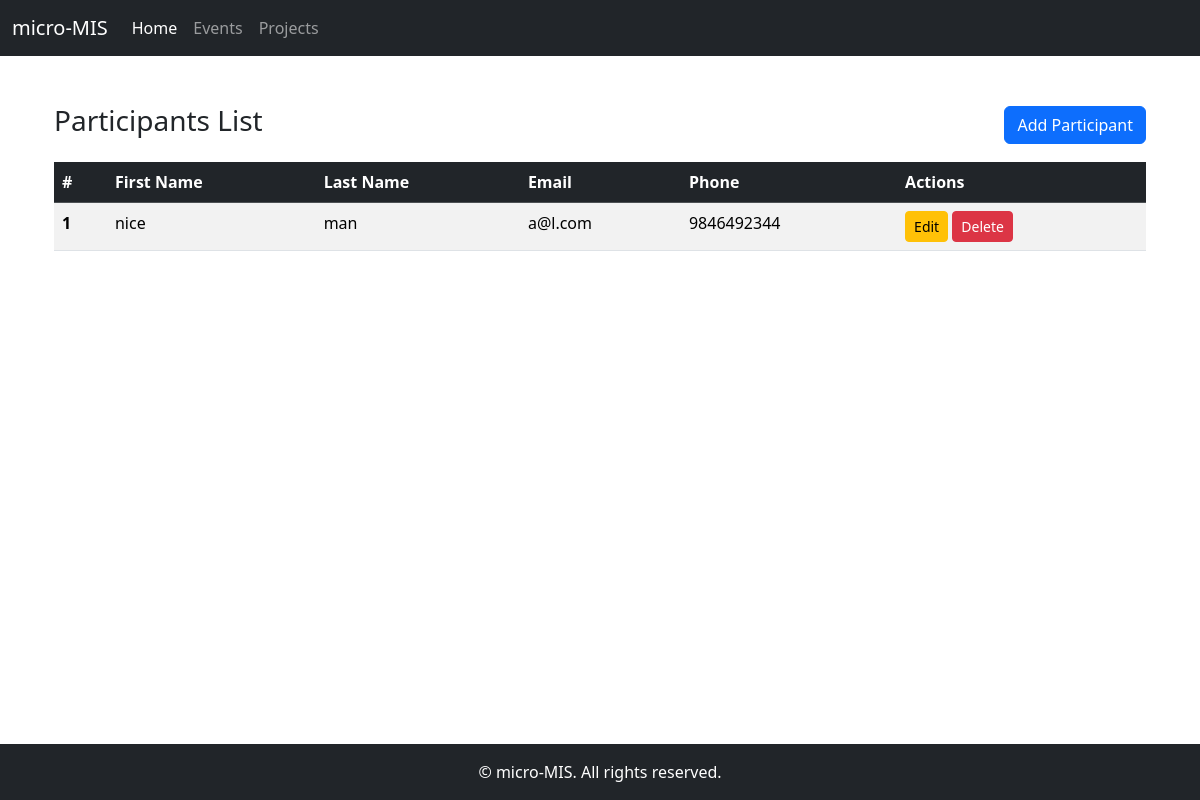
The app's page /events/1/participants/ with its own data.
### events/models.py (models this page shows, shortened)
class Participant(models.Model):
    event = models.ForeignKey('Event', on_delete=models.CASCADE)
    first_name = models.CharField(max_length=100)
    last_name = models.CharField(max_length=100)
    ethnicity = models.ForeignKey('Ethnicity', on_delete=models.SET_NULL, null=True, blank=True)
    occupation = models.ForeignKey('Occupation', on_delete=models.SET_NULL, null=True, blank=True)
    email = models.EmailField(max_length=100)
    phone_number = models.CharField(max_length=15, blank=True, null=True)
    address = models.TextField(blank=True, null=True)

### events/views.py (the view)
# urls.py: path('events/<int:event_id>/participants/', views.participant_list, name='participant_list'),
def participant_list(request, event_id):
    event = Event.objects.get(id=event_id)
    participants = Participant.objects.filter(event=event)
    return render(request, 'events/participant_list.html', {'participants': participants, 'event': event})

### events/templates/events/participant_list.html (shortened to what this page needs)
{% extends 'base.html' %}
{% block content %}
<div class="container mt-4">
    <div class="d-flex justify-content-between align-items-center mb-3">
        <h1 class="h3">Participants List</h1>
        <a href="{% url 'participant_create' event.id %}" class="btn btn-primary">
             Add Participant
        </a>
    </div>
    {% if participants %}
    <table class="table table-striped table-hover">
        <thead class="table-dark">
            <tr>
                <th>#</th>
                <th>First Name</th>
                <th>Last Name</th>
                <th>Email</th>
                <th>Phone</th>
                <th>Actions</th>
            </tr>
        </thead>
        <tbody>
            {% for participant in participants %}
            <tr>
                <th>{{ forloop.counter }}</th>
                <td>{{ participant.first_name }}</td>
                <td>{{ participant.last_name }}</td>
                <td>{{ participant.email }}</td>
                <td>{{ participant.phone_number }}</td>
                <td>
                    <a href="{% url 'participant_edit' participant.id %}" class="btn btn-warning btn-sm">
                         Edit
                    </a>
                    <a href="{% url 'participant_delete' participant.id %}" class="btn btn-danger btn-sm">
                         Delete
                    </a>
                </td>
            </tr>
            {% endfor %}
        </tbody>
    </table>
    {% else %}
    <div class="alert alert-info text-center" role="alert">
        No participants found. Click "Add Participant" to create one.
    </div>
    {% endif %}
</div>
{% endblock %}

### events/templates/base.html (style rules this page uses)
body { display: flex; flex-direction: column; min-height: 100vh; }

### records on screen
Participant: first_name "nice", last_name "man", email "a@l.com", phone_number "9846492344"
